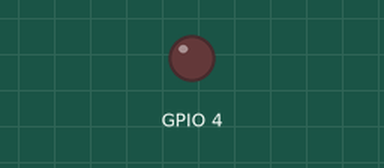
This sketch was run on a simulated ESP32. On the bench: output pins drawn as LEDs (lit = HIGH).

Above: at 0.05 s.
At 1.4 s:
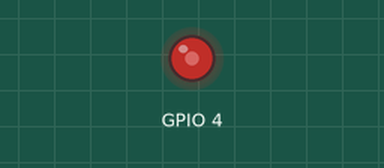
At 2.8 s:
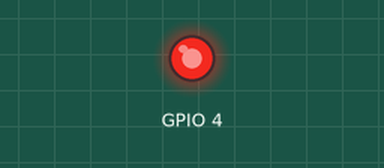
At 5.55 s:
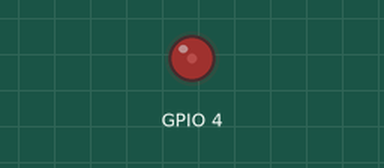
Timing chart, 0 to 8.0 s (numbered marks = the images above):
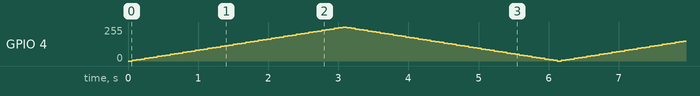

The sketch:

sketch.ino
```cpp
#define D13 4


int brightness = 0;
int fadeAmount = 5;


void setup() {
  // attach the channel to the GPIO to be controlled
  ledcAttachChannel(D13, 5000, 8, 0);
}

void loop() {
  // put your main code here, to run repeatedly:
  ledcWrite(D13, brightness);
  // cambiar el valor de brillo del led:
  brightness = brightness + fadeAmount;
  if (brightness == 0 || brightness == 255) {
    fadeAmount = -fadeAmount ;
  }
  delay(60);
}
```
